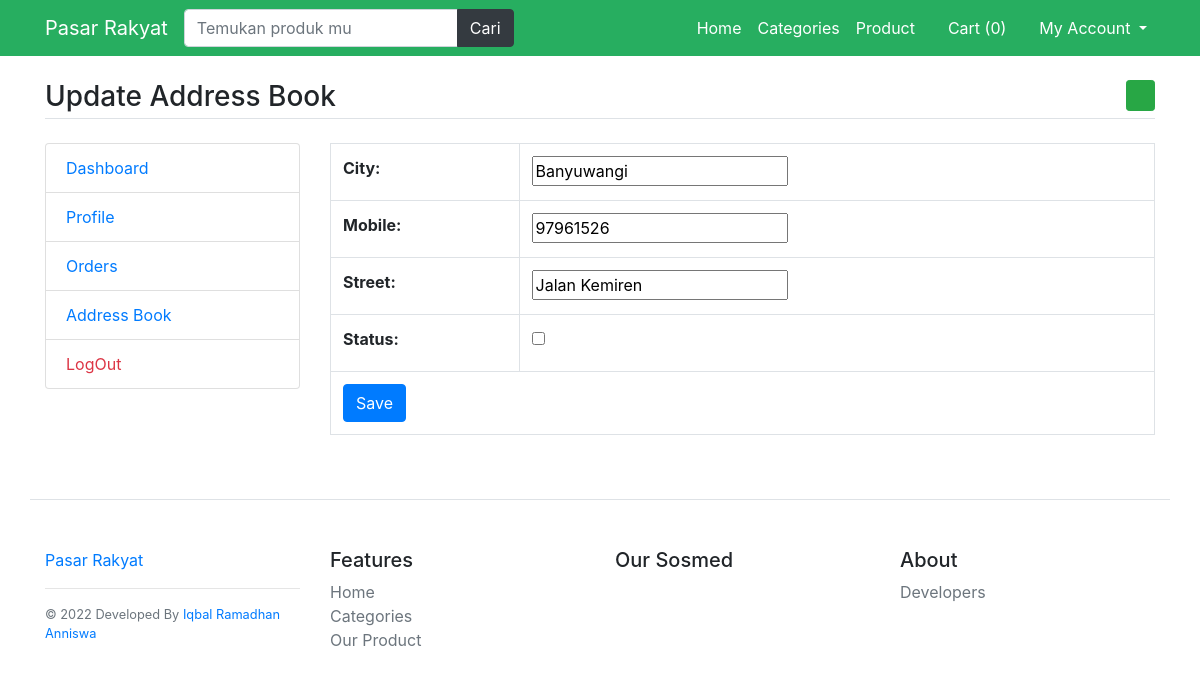
The app's page /update-address/5 (signed in) with its own data.
### main/models.py (models this page shows)
class UserAddressBook(models.Model):
    user=models.ForeignKey(User,on_delete=models.CASCADE)
    mobile=models.CharField(max_length=50,null=True)
    city=models.CharField(max_length=100)
    street=models.CharField(max_length=200)
    status=models.BooleanField(default=False)
    class Meta:
        verbose_name_plural='7.Address Book'

### main/views.py (the view, shortened to what this page needs)
# urls.py: path('update-address/<int:id>', views.update_address, name='update-address'),
def update_address(request,id):
    address=UserAddressBook.objects.get(pk=id)
    msg=None
    form=AddressBookForm(instance=address)
    return render(request,'user/update-address.html',{'form':form})

### main/forms.py
class AddressBookForm(forms.ModelForm):
    class Meta:
        model=UserAddressBook
        fields=('city','mobile','street','status')

### main/templates/user/update-address.html (shortened to what this page needs)
{% extends 'base.html' %}
{% load static %}
{% block content %}
<main class="container my-4">
    <h3 class="my-4 border-bottom pb-1">Update Address Book <a href="{% url 'add-address' %}"
            class="float-right btn btn-sm btn-success"><i class="fa fa-plus"></i></a></h3>
    <div class="row">
        <div class="col-md-3">
            {% include 'user/user-sidebar.html' %}
        </div>
        <div class="col-md-9">
            <table class="table table-bordered">
                <form method="post">
                    {{form.as_table}}
                    <tr>
                        <td colspan="2">
                            <input type="submit" value="Save" class="btn btn-primary" />
                        </td>
                    </tr>
                </form>
            </table>
        </div>
    </div>
</main>
{% endblock %}

### records on screen
UserAddressBook: city "Banyuwangi", mobile "97961526", street "Jalan Kemiren"

### other values on screen
{{ request.session.cartdata|length }} "0"
